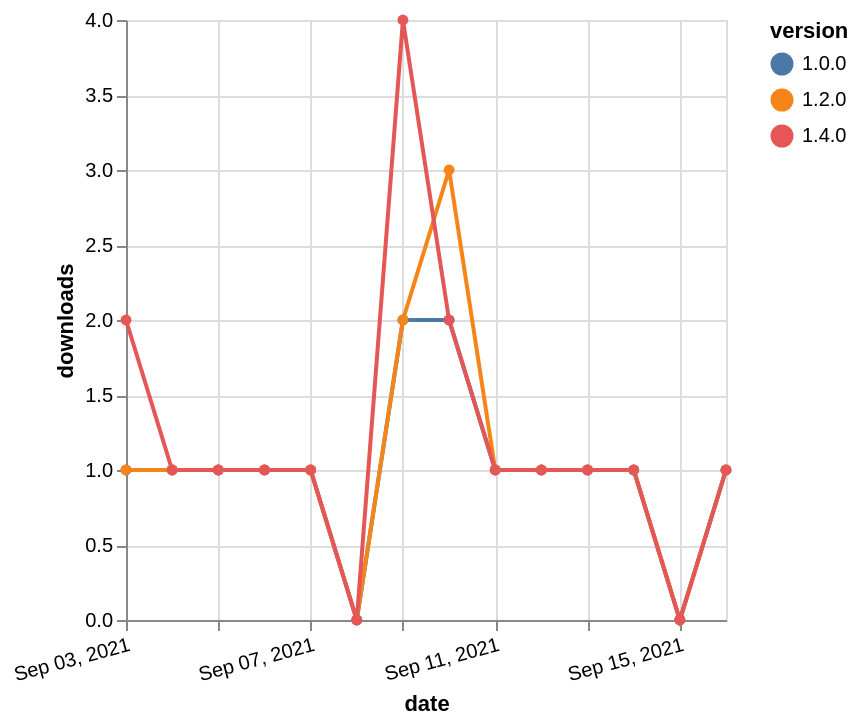

Vega-Lite specification stored for this chart:
### Vega-Lite specification from a JSON file in a GitHub repository (floating-point values rounded to 4 significant figures)
{"$schema": "https://vega.github.io/schema/vega-lite/v5.json", "description": "A simple bar chart with embedded data.", "data": {"values": [{"date": "2021-09-03", "total": 198, "delta": 1, "version": "1.0.0"}, {"date": "2021-09-04", "total": 199, "delta": 1, "version": "1.0.0"}, {"date": "2021-09-05", "total": 200, "delta": 1, "version": "1.0.0"}, {"date": "2021-09-06", "total": 201, "delta": 1, "version": "1.0.0"}, {"date": "2021-09-07", "total": 202, "delta": 1, "version": "1.0.0"}, {"date": "2021-09-08", "total": 202, "delta": 0, "version": "1.0.0"}, {"date": "2021-09-09", "total": 204, "delta": 2, "version": "1.0.0"}, {"date": "2021-09-10", "total": 206, "delta": 2, "version": "1.0.0"}, {"date": "2021-09-11", "total": 207, "delta": 1, "version": "1.0.0"}, {"date": "2021-09-12", "total": 208, "delta": 1, "version": "1.0.0"}, {"date": "2021-09-13", "total": 209, "delta": 1, "version": "1.0.0"}, {"date": "2021-09-14", "total": 210, "delta": 1, "version": "1.0.0"}, {"date": "2021-09-15", "total": 210, "delta": 0, "version": "1.0.0"}, {"date": "2021-09-16", "total": 211, "delta": 1, "version": "1.0.0"}, {"date": "2021-09-03", "total": 220, "delta": 1, "version": "1.2.0"}, {"date": "2021-09-04", "total": 221, "delta": 1, "version": "1.2.0"}, {"date": "2021-09-05", "total": 222, "delta": 1, "version": "1.2.0"}, {"date": "2021-09-06", "total": 223, "delta": 1, "version": "1.2.0"}, {"date": "2021-09-07", "total": 224, "delta": 1, "version": "1.2.0"}, {"date": "2021-09-08", "total": 224, "delta": 0, "version": "1.2.0"}, {"date": "2021-09-09", "total": 226, "delta": 2, "version": "1.2.0"}, {"date": "2021-09-10", "total": 229, "delta": 3, "version": "1.2.0"}, {"date": "2021-09-11", "total": 230, "delta": 1, "version": "1.2.0"}, {"date": "2021-09-12", "total": 231, "delta": 1, "version": "1.2.0"}, {"date": "2021-09-13", "total": 232, "delta": 1, "version": "1.2.0"}, {"date": "2021-09-14", "total": 233, "delta": 1, "version": "1.2.0"}, {"date": "2021-09-15", "total": 233, "delta": 0, "version": "1.2.0"}, {"date": "2021-09-16", "total": 234, "delta": 1, "version": "1.2.0"}, {"date": "2021-09-03", "total": 133, "delta": 2, "version": "1.4.0"}, {"date": "2021-09-04", "total": 134, "delta": 1, "version": "1.4.0"}, {"date": "2021-09-05", "total": 135, "delta": 1, "version": "1.4.0"}, {"date": "2021-09-06", "total": 136, "delta": 1, "version": "1.4.0"}, {"date": "2021-09-07", "total": 137, "delta": 1, "version": "1.4.0"}, {"date": "2021-09-08", "total": 137, "delta": 0, "version": "1.4.0"}, {"date": "2021-09-09", "total": 141, "delta": 4, "version": "1.4.0"}, {"date": "2021-09-10", "total": 143, "delta": 2, "version": "1.4.0"}, {"date": "2021-09-11", "total": 144, "delta": 1, "version": "1.4.0"}, {"date": "2021-09-12", "total": 145, "delta": 1, "version": "1.4.0"}, {"date": "2021-09-13", "total": 146, "delta": 1, "version": "1.4.0"}, {"date": "2021-09-14", "total": 147, "delta": 1, "version": "1.4.0"}, {"date": "2021-09-15", "total": 147, "delta": 0, "version": "1.4.0"}, {"date": "2021-09-16", "total": 148, "delta": 1, "version": "1.4.0"}]}, "width": "container", "mark": {"type": "line", "point": {"filled": true}}, "encoding": {"x": {"field": "date", "type": "temporal", "timeUnit": "yearmonthdate", "title": "date", "axis": {"labelAngle": -15}}, "y": {"field": "delta", "type": "quantitative", "title": "downloads"}, "color": {"field": "version", "type": "nominal"}, "tooltip": {"field": "delta"}}}
